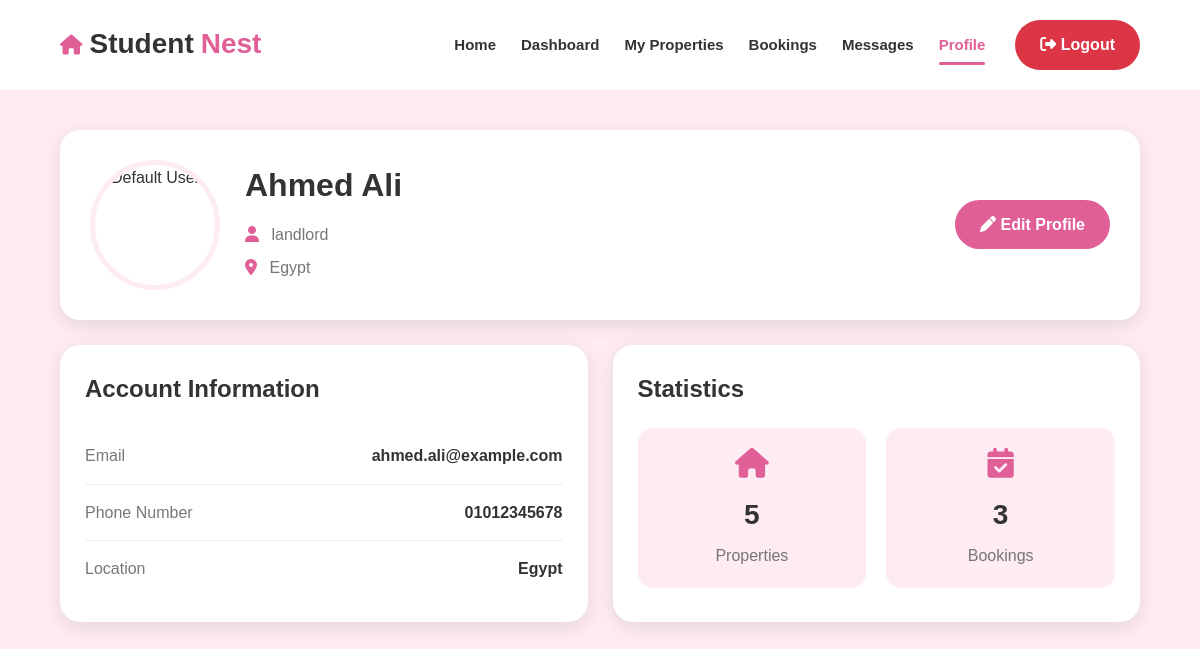
The page /dashboard_2/profile.php (signed in) on the database its author committed.
### tables this page shows
CREATE TABLE `users` (
  `id` int(11) NOT NULL,
  `name` varchar(100) DEFAULT NULL,
  `email` varchar(100) DEFAULT NULL,
  `phone` varchar(20) DEFAULT NULL,
  `password` varchar(255) DEFAULT NULL,
  `role` enum('tenant','landlord') DEFAULT NULL,
  `image` varchar(255) DEFAULT NULL
);

### dashboard_2/profile.php (the view, shortened to what this page needs)
<?php
require_once "../db.php";
$currentUserId = $_SESSION['user_id'] ?? null;
$userQuery = mysqli_prepare(
        $connect,
        "SELECT
        name,
        email,
        phone,
        image,
        role
    FROM users
    WHERE id = ?"
);
mysqli_stmt_bind_param(
        $userQuery,
        "i",
        $currentUserId
);
mysqli_stmt_execute($userQuery);
$userResult = mysqli_stmt_get_result($userQuery);
$userData = mysqli_fetch_assoc($userResult);
$propertiesQuery = mysqli_prepare(
        $connect,
        "SELECT COUNT(*) AS total
     FROM housing
     WHERE user_id = ?"
);
mysqli_stmt_bind_param(
        $propertiesQuery,
        "i",
        $currentUserId
);
mysqli_stmt_execute($propertiesQuery);
$propertiesResult = mysqli_stmt_get_result($propertiesQuery);
$propertiesCount = mysqli_fetch_assoc($propertiesResult)['total'];
$bookingsQuery = mysqli_prepare(
        $connect,
        "SELECT COUNT(*) AS total
     FROM bookings
     INNER JOIN housing
     ON bookings.property_id = housing.id
     WHERE housing.user_id = ?"
);
mysqli_stmt_bind_param(
        $bookingsQuery,
        "i",
        $currentUserId
);
mysqli_stmt_execute($bookingsQuery);
$bookingsResult = mysqli_stmt_get_result($bookingsQuery);
$bookingsCount = mysqli_fetch_assoc($bookingsResult)['total'];
$user = [
        "name" => $userData['name'] ?? "",
        "email" => $userData['email'] ?? "",
        "phone" => $userData['phone'] ?? "",
        "role" => $userData['role'] ?? "landlord",
        "image" => $userData['image'] ?? "",
        "location" => "Egypt",
        "properties" => $propertiesCount,
        "bookings" => $bookingsCount
];
?>
<!DOCTYPE html>
<html lang="en">
<head>
        <link rel="stylesheet" href="../css/dashboard.css">
        <link rel="stylesheet"
                href="https://cdnjs.cloudflare.com/ajax/libs/font-awesome/6.5.2/css/all.min.css">
</head>
<body>
        <?php include "navbar.php"; ?>
        <div class="dashboard-container">
                <div class="profile-page">
                        <div class="profile-header">
                                <div class="profile-image">
                                        <?php
                                        if (!empty($user['image'])) {
                                        ?>
                                                <img
                                                        src="../<?php echo htmlspecialchars($user['image']); ?>"
                                                        alt="Profile Image">
                                        <?php
                                        } else {
                                        ?>
                                                <img
                                                        src="../Images/default-user.png"
                                                        alt="Default User">
                                        <?php
                                        }
                                        ?>
                                </div>
                                <div class="profile-info">
                                        <h1>
                                                <?php
                                                echo htmlspecialchars($user['name']);
                                                ?>
                                        </h1>
                                        <p class="profile-role">
                                                <i class="fa-solid fa-user"></i>
                                                <?php
                                                echo htmlspecialchars($user['role']);
                                                ?>
                                        </p>
                                        <p class="profile-location">
                                                <i class="fa-solid fa-location-dot"></i>
                                                <?php
                                                echo htmlspecialchars($user['location']);
                                                ?>
                                        </p>
                                </div>
                                <a href="edit-profile.php" class="edit-profile-btn">
                                        <i class="fa-solid fa-pen"></i>
                                        Edit Profile
                                </a>
                        </div>
                        <div class="profile-content">
                                <div class="profile-card">
                                        <h2>
                                                Account Information
                                        </h2>
                                        <div class="profile-item">
                                                <span>
                                                        Email
                                                </span>
                                                <strong>
                                                        <?php
                                                        echo htmlspecialchars($user['email']);
                                                        ?>
                                                </strong>
                                        </div>
                                        <div class="profile-item">
                                                <span>
                                                        Phone Number
                                                </span>
                                                <strong>
                                                        <?php
                                                        echo htmlspecialchars($user['phone']);
                                                        ?>
                                                </strong>
                                        </div>
                                        <div class="profile-item">
                                                <span>
                                                        Location
                                                </span>
                                                <strong>
                                                        <?php
                                                        echo htmlspecialchars($user['location']);
                                                        ?>
                                                </strong>
                                        </div>
                                </div>
                                <div class="profile-card">
                                        <h2>
                                                Statistics
                                        </h2>
                                        <div class="statistics-box">
                                                <div class="stat-item">
                                                        <i class="fa-solid fa-house"></i>
                                                        <h3>
                                                                <?php
                                                                echo $user['properties'];
                                                                ?>
                                                        </h3>
                                                        <p>
                                                                Properties
                                                        </p>
                                                </div>
                                                <div class="stat-item">
                                                        <i class="fa-solid fa-calendar-check"></i>
                                                        <h3>
                                                                <?php
                                                                echo $user['bookings'];
                                                                ?>
                                                        </h3>
                                                        <p>
                                                                Bookings
                                                        </p>
                                                </div>
                                        </div>
                                </div>
                        </div>
                </div>
        </div>
</body>
</html>

### css/dashboard.css (style rules this page uses)
:root { --primary-color: #e05f97; --primary-dark: #d64f88; --light-color: #feebf3; --white: #ffffff; --text-color: #333333; --secondary-text: #777777; --border-color: #eeeeee; --success-color: #28a745; --danger-color: #dc3545; --warning-color: #ffc107; --shadow: 0 5px 20px rgba(0, 0, 0, .10); --radius: 12px; --transition: .3s; }
* { margin: 0; padding: 0; box-sizing: border-box; }
body { font-family: Arial, Helvetica, sans-serif; background: var(--light-color); color: var(--text-color); line-height: 1.6; }
a { text-decoration: none; color: inherit; }
.dashboard-container { width: 90%; max-width: 1200px; margin: 40px auto; }
.profile-page { display: flex; flex-direction: column; gap: 25px; }
.profile-header { background: var(--white); border-radius: 20px; padding: 30px; display: flex; align-items: center; gap: 25px; box-shadow: var(--shadow); flex-wrap: wrap; }
.profile-image { width: 130px; height: 130px; border-radius: 50%; overflow: hidden; border: 5px solid var(--light-color); }
.profile-image img { width: 100%; height: 100%; object-fit: cover; }
.profile-info { flex: 1; }
.profile-info h1 { margin-bottom: 10px; }
.profile-role, .profile-location { color: var(--secondary-text); margin: 8px 0; }
.profile-role i, .profile-location i { color: var(--primary-color); margin-right: 8px; }
.edit-profile-btn { background: var(--primary-color); color: var(--white); padding: 12px 25px; border-radius: 30px; font-weight: 600; transition: var(--transition); }
.profile-content { display: grid; grid-template-columns: 1fr 1fr; gap: 25px; }
.profile-card { background: var(--white); padding: 25px; border-radius: 20px; box-shadow: var(--shadow); }
.profile-card h2 { margin-bottom: 20px; }
.profile-item { display: flex; justify-content: space-between; align-items: center; padding: 15px 0; border-bottom: 1px solid var(--border-color); }
.profile-item:last-child { border-bottom: none; }
.profile-item span { color: var(--secondary-text); }
.profile-item strong { color: var(--text-color); }
.statistics-box { display: flex; gap: 20px; }
.stat-item { flex: 1; background: var(--light-color); padding: 20px; border-radius: 15px; text-align: center; }
.stat-item i { color: var(--primary-color); font-size: 30px; margin-bottom: 10px; }
.stat-item h3 { font-size: 28px; margin: 5px 0; }
.stat-item p { color: var(--secondary-text); }

### rows shown on the page
users: name "Ahmed Ali", role "landlord", email "ahmed.ali@example.com", phone "01012345678"

### other values the page prints
$user['location'] "Egypt"
$user['properties'] "5"
$user['bookings'] "3"
